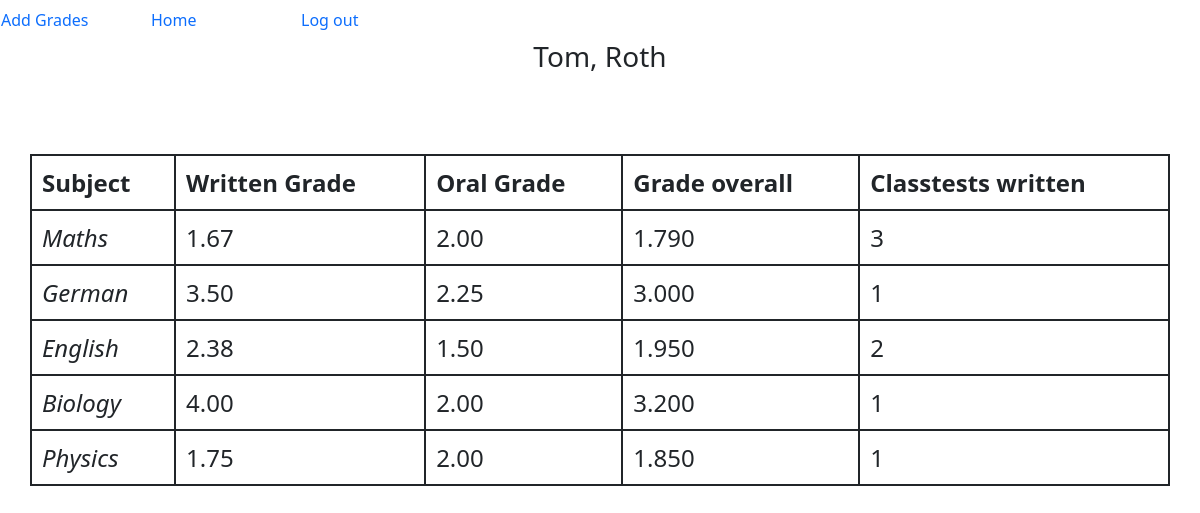
The page / (signed in) on the database its author committed.
### tables this page shows
CREATE TABLE users (
    id INTEGER NOT NULL UNIQUE,
    real_name TEXT NOT NULL,
    user_name TEXT NOT NULL UNIQUE,
    password TEXT NOT NULL,
    PRIMARY KEY (id)
);

CREATE TABLE grades (
    subject_id INTEGER NOT NULL,
    user_id INTEGER NOT NULL,
    subject TEXT NOT NULL,
    grade FLOAT DEFAULT "",
    written FLOAT DEFAULT "",
    oral FLOAT DEFAULT "",
    input_count NUMBER DEFAULT 0,
    PRIMARY KEY (subject_id)
);

### app.py (the view)
@app.route("/")
@login_required
def index():
    grade_dict = db.execute(
        "SELECT * FROM grades WHERE user_id = ?", session["user_id"]
    )
    user = db.execute("SELECT * FROM users WHERE id = ?", session["user_id"])[0]
    for subject in grade_dict:
        try:
            subject["oral"] = "%.2f" % float(subject["oral"])
            subject["written"] = "%.2f" % float(subject["written"])
            subject["grade"] = "%.3f" % float(subject["grade"])
        except ValueError:
            None
    return render_template("index.html", grade_dict=grade_dict, name=user["real_name"])

### app.py (called while the page is built)
def login_required(f):  # this is copied from cs50/flask 9/pset/finance/helpers.py
    @wraps(f)
    def decorated_function(*args, **kwargs):
        if session.get("user_id") is None:
            return redirect("/login")
        return f(*args, **kwargs)
    return decorated_function

### templates/index.html (shortened to what this page needs)
{% extends "layout.html" %}
{% block body %}
    <h3 style="text-align: center">{{ name }}</h3>
    <br><br><br>
    <table class="grade_table" style="width: 95%; margin: auto">
        <thead>
            <tr>
                <th class="grade_th">Subject</th>
                <th class="grade_th">Written Grade</th>
                <th class="grade_th">Oral Grade</th>
                <th class="grade_th">Grade overall</th>
                <th class="grade_th">Classtests written</th>
            </tr>
        </thead>
        <tbody>
            {% for row in grade_dict %}
                <tr>
                    <td class="grade_td"><em>{{ row.subject | title}}</em></td>
                    <td class="grade_td">{{ row.written }}</td>
                    <td class="grade_td">{{ row.oral }}</td>
                    <td class="grade_td">{{ row.grade }}</td>
                    <td class="grade_td">{{ row.input_count }}</td>
                </tr>
            {% endfor %}
        </tbody>
    </table>
{% endblock %}

### templates/layout.html (shortened to what this page needs)
<!DOCTYPE = "html">
<html lang="en">
    <link href="https://cdn.jsdelivr.net/npm/bootstrap@5.1.3/dist/css/bootstrap.min.css" rel="stylesheet">
    <head>
        <link href="static/styles.css" rel="stylesheet">
    </head>
    <body>
        <nav>
            {% if session["user_id"] %}
            <div>
                <table class="navbar-nav ms-auto" style="width:100%">
                    <tbody>
                        <tr style="width: 100%">
                            <td style="width: 150px"><a class="nav-link" href="/grades">Add Grades</a></th>
                            <td style="width: 150px"><a class="nav-link" href="/">Home</a></th>
                            <td style="padding-right: 10"><a class="nav-link" href="/logout" style="text-align: right">Log out</a></th>
                        </tr>
                    </tbody>
                </table>
            {% else %}
                <ul class="navbar-nav mr-auto" style="text-align: right">
                    <li style="padding-right: 10"><a class="nav-link" href="/register">Register</a></li>
                    <li style="padding-right: 10"><a class="nav-link" href="/login">Log In</a></li>
                </ul>
            {% endif %}
            </div>
        </nav>
        {% block body %}{% endblock %}
    </body>
</html>

### static/styles.css (style rules this page uses)
.grade_table, .grade_td, .grade_th { border: 2px solid; font-size: 24; margin-left: 10px auto; padding: 10; spacing: 50; align: 15 left; }

### rows shown on the page
users: real_name "Tom, Roth"
grades: subject "Maths", written "1.67", oral "2.00", grade "1.790", input_count "3"
grades: subject "German", written "3.50", oral "2.25", grade "3.000", input_count "1"
grades: subject "English", written "2.38", oral "1.50", grade "1.950", input_count "2"
grades: subject "Biology", written "4.00", oral "2.00", grade "3.200", input_count "1"
grades: subject "Physics", written "1.75", oral "2.00", grade "1.850", input_count "1"
